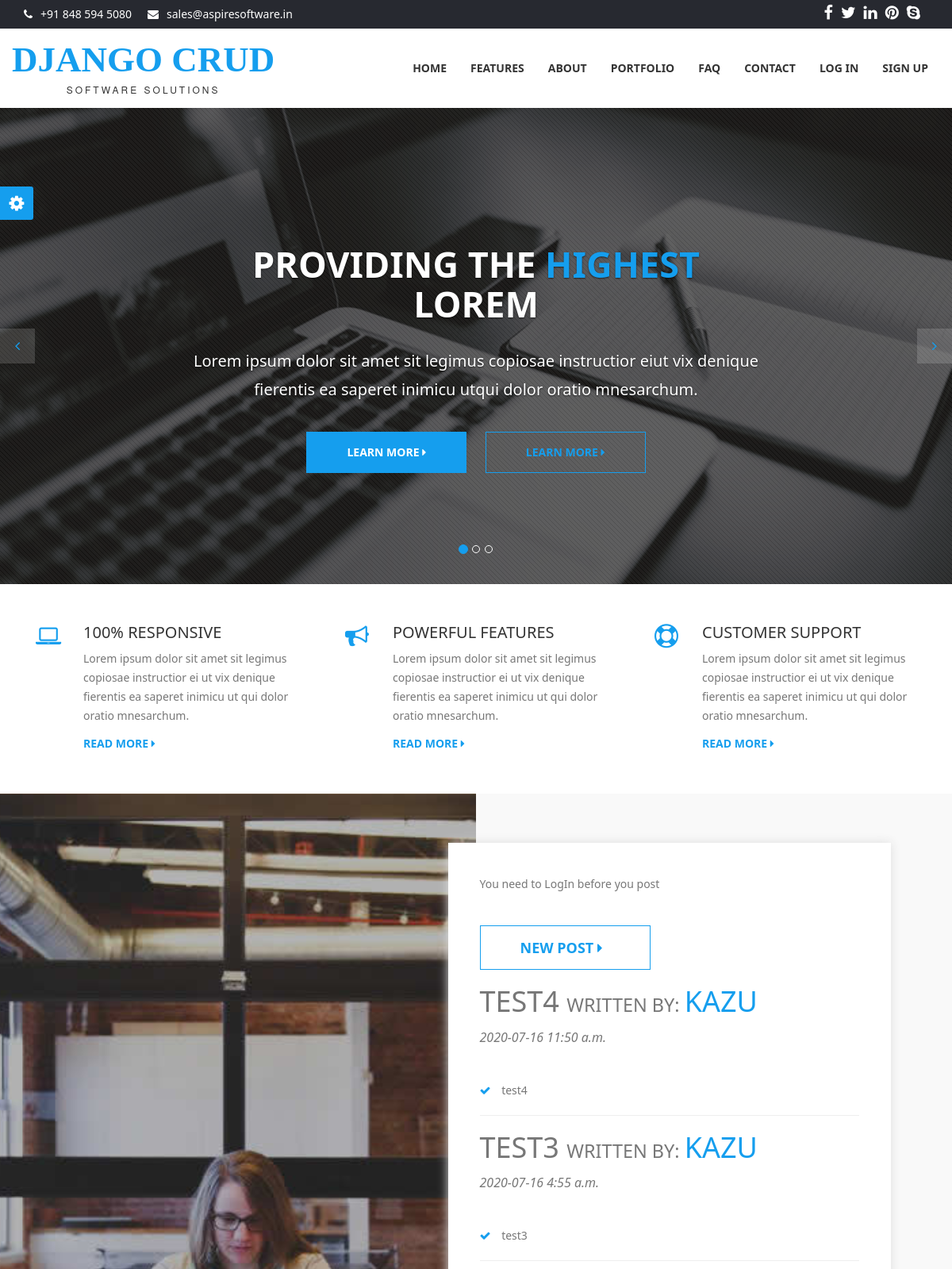
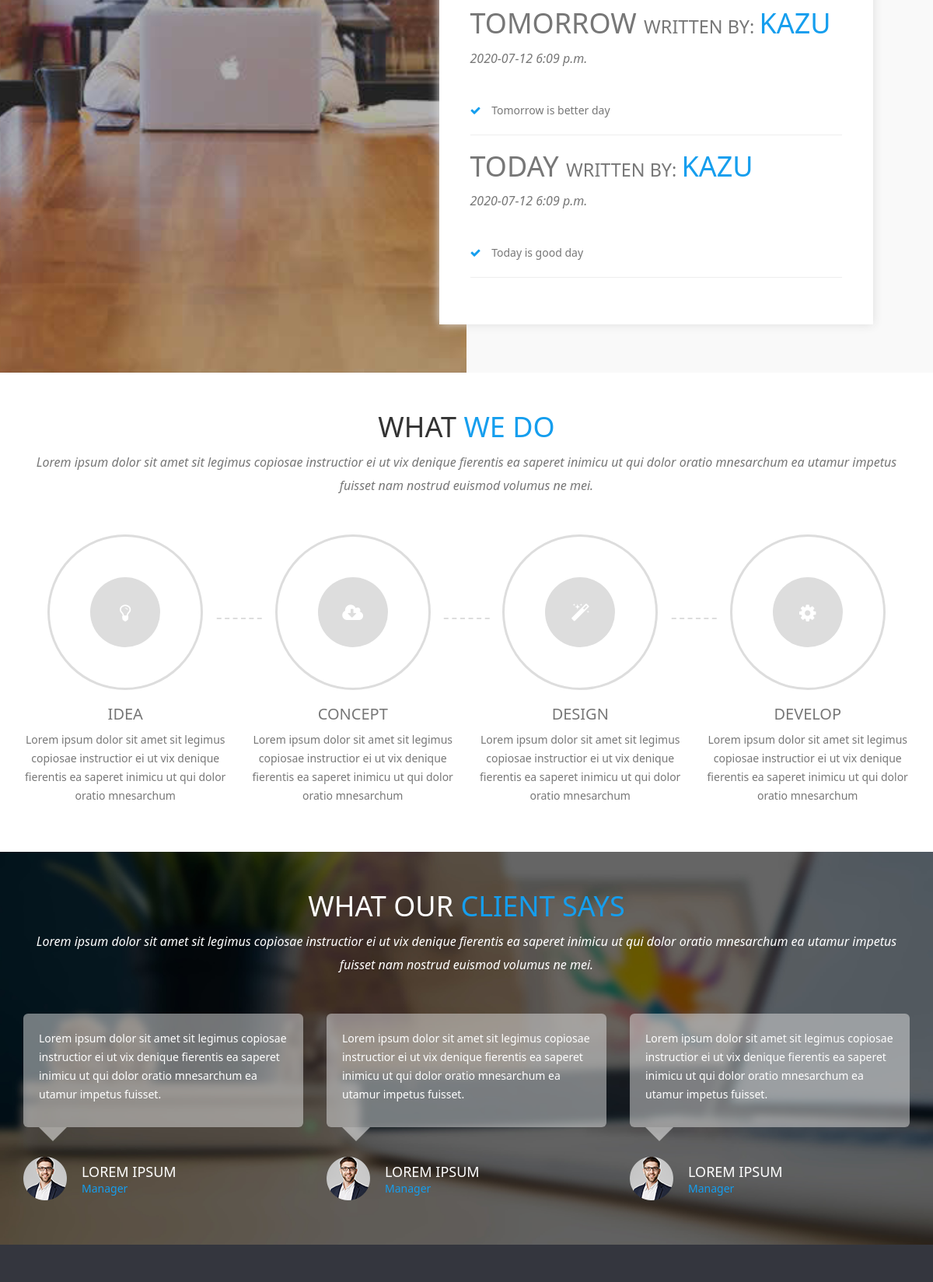
The page / (upper part) on the database its author committed (2 pictures, top to bottom).
### blog/models.py (models this page shows, shortened)
class Post(models.Model):
    title = models.CharField(max_length=100)
    content = models.TextField()
    author = models.ForeignKey(User, on_delete=models.CASCADE)
    date_posted = models.DateTimeField(default=timezone.now)

### blog/views.py (the view)
# urls.py: path('', PostListView.as_view(), name='blog-home'),
class PostListView(ListView):
    model = Post
    template_name = 'blog/home.html'
    context_object_name =  'posts'
    ordering = ['-date_posted']

### blog/templates/blog/home.html (shortened to what this page needs)
{% extends 'account/base.html' %}
{% load static %}
{% block body %}
    <div id="myCarousel" class="carousel slide">
        <ol class="carousel-indicators">
            <li data-target="#myCarousel" data-slide-to="0" class="active"></li>
            <li data-target="#myCarousel" data-slide-to="1"></li>
            <li data-target="#myCarousel" data-slide-to="2"></li>
        </ol>
        <div class="carousel-inner">
            <div class="item active">
                <div class="fill" style="background-image:url('static/img/banner-slide-1.jpg');"></div>
                <div class="carousel-caption slide-up">
                    <h1 class="banner_heading">Providing The <span>Highest </span>Lorem</h1>
                    <p class="banner_txt">Lorem ipsum dolor sit amet sit legimus copiosae instructior eiut vix denique fierentis ea saperet inimicu utqui dolor oratio mnesarchum.</p>
                    <div class="slider_btn">
                        <button type="button" class="btn btn-default slide">Learn More <i class="fa fa-caret-right"></i></button>
                        <button type="button" class="btn btn-primary slide">Learn More <i class="fa fa-caret-right"></i></button>
                    </div>
                </div>
            </div>
        </div>
        <a class="left carousel-control" href="#myCarousel" role="button" data-slide="prev"> <i class="fa fa-angle-left" aria-hidden="true"></i>
        </a>
        <a class="right carousel-control" href="#myCarousel" role="button" data-slide="next"> <i class="fa fa-angle-right" aria-hidden="true"></i>
        </a>
    </div>
    <section id="features">
        <div class="container">
            <div class="row">
                <div class="col-md-4 col-xs-12 block">
                    <div class="col-md-2 col-xs-2"><i class="fa fa-laptop feature_icon"></i></div>
                    <div class="col-md-10 col-xs-10">
                        <h4>100% Responsive</h4>
                        <p>Lorem ipsum dolor sit amet sit legimus copiosae instructior ei ut vix denique fierentis ea saperet inimicu ut qui dolor oratio mnesarchum.</p>
                        <a href="#" class="readmore">Read More <i class="fa fa-caret-right"></i></a>
                    </div>
                </div>
                <div class="col-md-4 col-xs-12 block">
                    <div class="col-md-2 col-xs-2"><i class="fa fa-bullhorn feature_icon"></i></div>
                    <div class="col-md-10 col-xs-10">
                        <h4>Powerful Features</h4>
                        <p>Lorem ipsum dolor sit amet sit legimus copiosae instructior ei ut vix denique fierentis ea saperet inimicu ut qui dolor oratio mnesarchum.</p>
                        <a href="#" class="readmore">Read More <i class="fa fa-caret-right"></i></a>
                    </div>
                </div>
                <div class="col-md-4 col-xs-12 block">
                    <div class="col-md-2 col-xs-2"><i class="fa fa-support feature_icon"></i></div>
                    <div class="col-md-10 col-xs-10">
                        <h4>Customer Support</h4>
                        <p>Lorem ipsum dolor sit amet sit legimus copiosae instructior ei ut vix denique fierentis ea saperet inimicu ut qui dolor oratio mnesarchum.</p>
                        <a href="#" class="readmore">Read More <i class="fa fa-caret-right"></i></a>
                    </div>
                </div>
            </div>
        </div>
    </section>
    <section id="about">
        <div class="image-holder col-lg-6 col-md-6 col-sm-6 col-xs-12 pull-left">
            <div class="background-imgholder">
            </div>
        </div>
        <div class="container-fluid">
            <div class="col-md-7 col-md-offset-5 col-sm-8 col-sm-offset-2 col-xs-12 text-inner ">
                <div class="text-block">
                    <p>You need to LogIn before you post</p>
                    <form action="{% url 'post-create' %}">
                        <button type="submit" class="btn btn-primary btn-lg slide">New Post  <i class="fa fa-caret-right"></i> </button>
                    </form>
                    {% for post in posts %}
                        <div class="section-heading">
                            <h1><a href="{% url 'post-detail' post.id %}">{{ post.title }}</a> <small>written by: </small><span>{{ post.author }}</span></h1>
                            <p class="subheading">{{ post.date_posted | date:'Y-m-d P'}}</p>
                        </div>
                        <ul class="aboutul">
                            <li> <i class="fa fa-check"></i> {{ post.content }}</li>
                        </ul>
                        <hr>
                    {% endfor %}
                </div>
            </div>
        </div>
    </section>
    <section id="process">
        <div class="container">
            <div class="section-heading text-center">
                <div class="col-md-12 col-xs-12">
                    <h1>What <span>We Do</span></h1>
                    <p class="subheading">Lorem ipsum dolor sit amet sit legimus copiosae instructior ei ut vix denique fierentis ea saperet inimicu ut qui dolor oratio mnesarchum ea utamur impetus fuisset nam nostrud euismod volumus ne mei.</p>
                </div>
            </div>
            <div class="row">
                <div class="col-md-3 col-sm-6 block process-block">
                    <div class="process-icon-holder">
                        <div class="process-border">
                            <span class="process-icon"><a href="#"><i class="fa fa-lightbulb-o feature_icon"></i></a></span></div>
                    </div>
                    <div class="process-text-block">
                        <h4><a href="#">Idea</a></h4>
                        <p>Lorem ipsum dolor sit amet sit legimus copiosae instructior ei ut vix denique fierentis ea saperet inimicu ut qui dolor oratio mnesarchum</p>
                    </div>
                </div>
                <div class="col-md-3 col-sm-6 block process-block">
                    <div class="process-icon-holder">
                        <div class="process-border">
                            <span class="process-icon"><a href="#"><i class="fa fa-cloud-download feature_icon"></i></a></span></div>
                    </div>
                    <div class="process-text-block">
                        <h4><a href="#">Concept</a></h4>
                        <p>Lorem ipsum dolor sit amet sit legimus copiosae instructior ei ut vix denique fierentis ea saperet inimicu ut qui dolor oratio mnesarchum</p>
                    </div>
                </div>
                <div class="col-md-3 col-sm-6 block process-block">
                    <div class="process-icon-holder">
                        <div class="process-border">
                            <span class="process-icon"><a href="#"><i class="fa fa-magic feature_icon"></i></a></span></div>
                    </div>
                    <div class="process-text-block">
                        <h4><a href="#">Design</a></h4>
                        <p>Lorem ipsum dolor sit amet sit legimus copiosae instructior ei ut vix denique fierentis ea saperet inimicu ut qui dolor oratio mnesarchum</p>
                    </div>
                </div>
                <div class="col-md-3 col-sm-6 block process-block lastchild">
                    <div class="process-icon-holder">
                        <div class="process-border">
                            <span class="process-icon"><a href="#"><i class="fa fa-cog feature_icon"></i></a></span></div>
                    </div>
                    <div class="process-text-block">
                        <h4><a href="#">Develop</a></h4>
                        <p>Lorem ipsum dolor sit amet sit legimus copiosae instructior ei ut vix denique fierentis ea saperet inimicu ut qui dolor oratio mnesarchum</p>
                    </div>
                </div>
            </div>
        </div>
    </section>
    <section id="testimonial">
        <div class="container">
            <div class="section-heading text-center">
                <div class="col-md-12 col-xs-12">
                    <h1>What Our <span>Client Says</span></h1>
                    <p class="subheading">Lorem ipsum dolor sit amet sit legimus copiosae instructior ei ut vix denique fierentis ea saperet inimicu ut qui dolor oratio mnesarchum ea utamur impetus fuisset nam nostrud euismod volumus ne mei.</p>
                </div>
            </div>
            <div class="row">
                <div class="col-md-4 col-sm-12 block ">
                    <div class="testimonial_box">
                        <p>Lorem ipsum dolor sit amet sit legimus copiosae instructior ei ut vix denique fierentis ea saperet inimicu ut qui dolor oratio mnesarchum ea utamur impetus fuisset. </p>
                    </div>
                    <div class="arrow-down"></div>
                    <div class="testimonial_user">
                        <div class="user-image"><img src="{% static 'img/user1.png' %}" alt="user" class="img-responsive" /></div>
                        <div class="user-info">
                            <h5>Lorem Ipsum</h5>
                            <p>Manager</p>
                        </div>
                    </div>
                </div>
                <div class="col-md-4 col-sm-12 block">
                    <div class="testimonial_box">
                        <p>Lorem ipsum dolor sit amet sit legimus copiosae instructior ei ut vix denique fierentis ea saperet inimicu ut qui dolor oratio mnesarchum ea utamur impetus fuisset. </p>
                    </div>
                    <div class="arrow-down"></div>
                    <div class="testimonial_user">
                        <div class="user-image"><img src="{% static 'img/user1.png' %}" alt="user" class="img-responsive" /></div>
                        <div class="user-info">
                            <h5>Lorem Ipsum</h5>
                            <p>Manager</p>
                        </div>
                    </div>
                </div>
                <div class="col-md-4 col-sm-12 block">
                    <div class="testimonial_box">
                        <p>Lorem ipsum dolor sit amet sit legimus copiosae instructior ei ut vix denique fierentis ea saperet inimicu ut qui dolor oratio mnesarchum ea utamur impetus fuisset. </p>
                    </div>
                    <div class="arrow-down"></div>
                    <div class="testimonial_user">
                        <div class="user-image"><img src="{% static 'img/user1.png' %}" alt="user" class="img-responsive" /></div>
                        <div class="user-info">
                            <h5>Lorem Ipsum</h5>
                            <p>Manager</p>
                        </div>
                    </div>
                </div>
            </div>
        </div>
    </section>
    <section id="footer">
    </section>
    <div id="panel">
        <a class="open" href="#"><span><i class="fa fa-gear fa-spin"></i></span></a>
    </div>
    {% endblock body %}

### account/templates/account/base.html (shortened to what this page needs)
{% load static %}
<!DOCTYPE html>
<html>
<head>
    <link rel="stylesheet" href="https://cdnjs.cloudflare.com/ajax/libs/font-awesome/4.5.0/css/font-awesome.min.css">
    <link rel="stylesheet" type="text/css" href="{% static 'css/main.css' %}">
    <link rel="stylesheet" type="text/css" href="{% static 'css/skin.css' %}{% static 'css/skin.css' %}">
</head>
<body id="wrapper">
    <section id="top-header">
        <div class="container">
            <div class="row">
                <div class="col-md-7 col-sm-7 col-xs-7 top-header-links">
                    <ul class="contact_links">
                        <li><i class="fa fa-phone"></i><a href="#">+91 848 594 5080</a></li>
                        <li><i class="fa fa-envelope"></i><a href="#">sales@aspiresoftware.in</a></li>
                    </ul>
                </div>
                <div class="col-md-5 col-sm-5 col-xs-5 social">
                    <ul class="social_links">
                        <li><a href="#"><i class="fa fa-facebook"></i></a></li>
                        <li><a href="#"><i class="fa fa-twitter"></i></a></li>
                        <li><a href="#"><i class="fa fa-linkedin"></i></a></li>
                        <li><a href="#"><i class="fa fa-pinterest"></i></a></li>
                        <li><a href="#"><i class="fa fa-skype"></i></a></li>
                    </ul>
                </div>
            </div>
        </div>
    </section>
    <header>
        <nav class="navbar navbar-inverse">
            <div class="container">
                <div class="row">
                    <div class="navbar-header">
                        <a class="navbar-brand" href="#">
                            <h1>Django CRUD</h1><span>Software Solutions</span></a>
                    </div>
                    <div id="navbar" class="collapse navbar-collapse navbar-right">
                        <ul class="nav navbar-nav">
                            <li><a href="{% url 'blog-home' %}">Home</a></li>
                            <li><a href="features.html">Features</a></li>
                            <li><a href="about.html">About</a></li>
                            <li><a href="portfolio.html">Portfolio</a></li>
                            <li><a href="faq.html">FAQ</a></li>
                            <li><a href="contact.html">Contact</a></li>
                            {% if user.is_authenticated %}
                            <li><a href="{% url 'logout' %}">Logout</a></li>
                            <li><a href="#">Profile</a></li>
                            {% else %}
                            <li><a href="{% url 'login' %}">Log IN</a></li>
                            <li><a href="{% url 'signup' %}">Sign Up</a></li>
                            {% endif %}
                        </ul>
                    </div>
                </div>
            </div>
        </nav>
    </header>
    {% block body %}{% endblock body %}
</body>
</html>

### rows shown on the page
Post: title "TEST4", author "KAZU", date_posted "2020-07-16 11:50 a.m.", content "test4"
Post: title "TEST3", author "KAZU", date_posted "2020-07-16 4:55 a.m.", content "test3"
Post: title "TOMORROW", author "KAZU", date_posted "2020-07-12 6:09 p.m.", content "Tomorrow is better day"
Post: title "TODAY", author "KAZU", date_posted "2020-07-12 6:09 p.m.", content "Today is good day"
